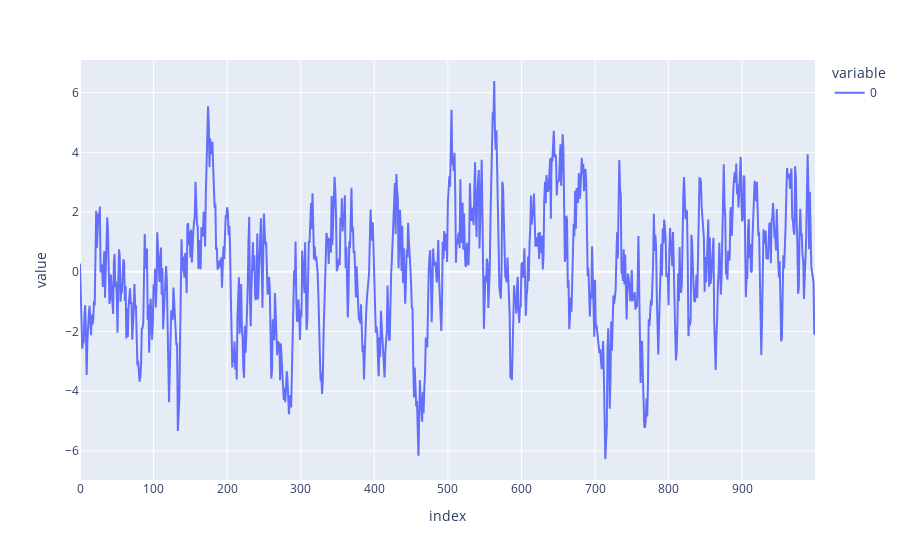

The cell this chart's notebook holds for it:
### Code cell
px.line(simulated_data_1)

### Figure 1 — Plotly figure (JSON) as saved in the notebook; plotly's stock layout.template omitted (floating-point values rounded to 4 significant figures; data arrays with more than 128 entries replaced by an {"elided": "..."} marker saying what was removed)
{"data": [{"hovertemplate": "variable=0<br>index=%{x}<br>value=%{y}<extra></extra>", "legendgroup": "0", "line": {"color": "#636efa", "dash": "solid"}, "mode": "lines", "name": "0", "orientation": "v", "showlegend": true, "type": "scatter", "x": {"elided": "1000 int values"}, "xaxis": "x", "y": {"elided": "1000 float values"}, "yaxis": "y"}], "layout": {"legend": {"title": {"text": "variable"}, "tracegroupgap": 0}, "margin": {"t": 60}, "xaxis": {"anchor": "y", "domain": [0, 1], "title": {"text": "index"}}, "yaxis": {"anchor": "x", "domain": [0, 1], "title": {"text": "value"}}}}
